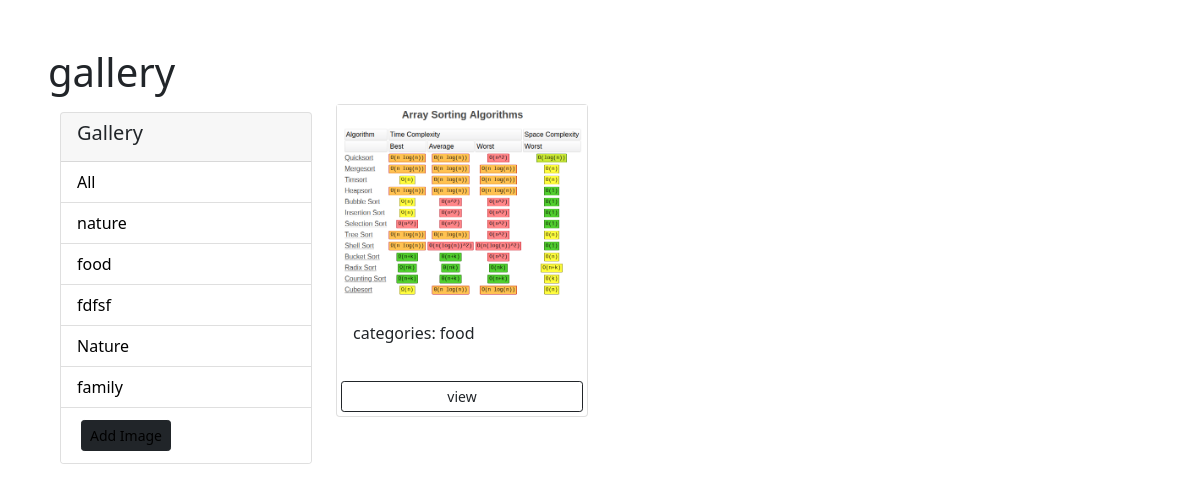
The app's page /gallery/?category=food with its own data.
### photo/models.py (models this page shows)
class Category(models.Model):
    name = models.CharField(max_length=50)
    def __str__(self):
        return self.name

class Photo(models.Model):
    category = models.ForeignKey(Category, on_delete=models.SET_NULL, null=True)
    image = models.ImageField(null=False, blank=False, )
    description = models.TextField()

### photo/views.py (the view)
# urls.py: path('gallery/', views.gallery, name='gallery'),
def gallery(request):
    category=request.GET.get('category')
    if category==None:
        photos = Photo.objects.all()
    else:
        photos = Photo.objects.filter(category__name=category)
    categories = Category.objects.all()
    context = {'categories': categories, 'photos': photos}
    return render(request, 'photo/gallery.html', context)

### photo/templates/photo/gallery.html (shortened to what this page needs)
<!DOCTYPE html>
<html lang="en">
<head>
    <link href="https://cdn.jsdelivr.net/npm/bootstrap@5.1.3/dist/css/bootstrap.min.css" rel="stylesheet">
</head>
<body class="m-5">
<h1>gallery</h1>
<div class="container ">
    <div class="row">
        <div class="col-md-3">
            <div class="card my-2">
                <div class="card-header">
                    <h5 class="card-title">Gallery</h5>
                </div>
                <ul class="list-group list-group-flush">
                    <li class="list-group-item">
                        <a href="{% url 'gallery' %}">All</a>
                    </li>
                    {% for category in categories %}
                        <li class="list-group-item">
                            <a href="{% url 'gallery' %}?category={{ category.name }}">{{ category.name }}</a>
                        </li>
                    {% endfor %}
                    <li class="list-group-item">
                        <a href="{% url 'add' %}" class="btn btn-dark btn-sm m-1">Add Image</a>
                    </li>
                </ul>
            </div>
        </div>
        <div class="col-md-9">
            <div class="row">
                {% for photo in photos %}
                    <div class="col-md-4">
                        <div class="card">
                            <img class="image-thumbail" src="{{ photo.image.url }}" alt="Card image cap">
                            <div class="card-body">
                                <p> categories: {{ photo.category }}</p>
                            </div>
                            <a href="{% url 'view_photo' photo.id %}" class="btn btn-outline-dark btn-sm m-1">view</a>
                        </div>
                    </div>
                {% empty %}
                    <h3>No Photo....</h3>
                {% endfor %}
            </div>
        </div>
    </div>
</div>
</body>
</html>

### photo/templates/photo/gallery.html (style rules this page uses)
.image-thumbail { height: 200px; object-fit: cover; }
.list-group-item a { text-decoration: none; color: black; }

### records on screen
Category: name "nature"
Category: name "food"
Category: name "fdfsf"
Category: name "Nature"
Category: name "family"
Photo: image (picture), category "food"
